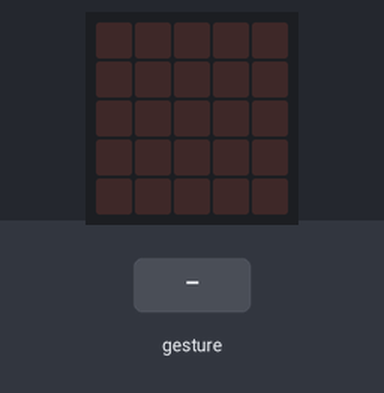
A program run on a simulated BBC micro:bit (MakeCode). Parts: the board's 5×5 LED display. The inputs (shaded band) are chosen by the test bench. Random numbers come from a fixed seed; a tilt is held for 1.5 s and a shake lasts 1 s, then the board lies face up again.

Above: at 1.2 s.
1.3 s: gesture 'shake'
At 1.9 s:
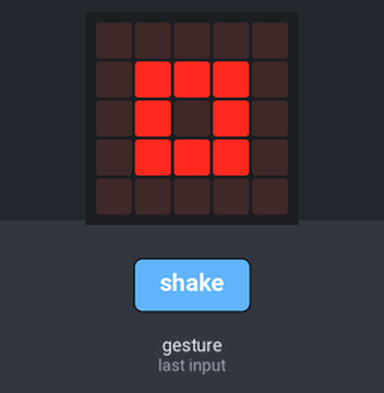
3.0 s: gesture 'shake'
At 4.4 s:
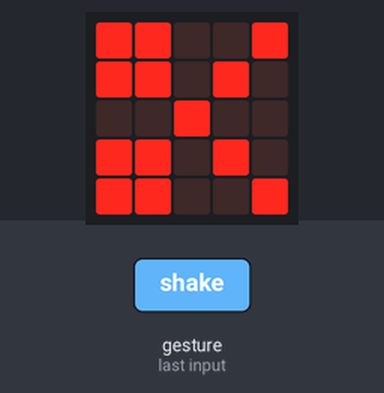
Timing chart, 0 to 6.0 s (numbered marks = the images above; inputs shaded):
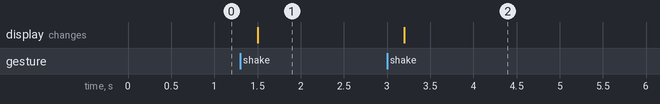

The program:

main.ts
```typescript
let mao = 0
input.onGesture(Gesture.Shake, function () {
    mao = randint(1, 3)
    if (mao == 1) {
        basic.showIcon(IconNames.SmallSquare)
    } else if (mao == 2) {
        basic.showIcon(IconNames.Square)
    } else {
        basic.showIcon(IconNames.Scissors)
    }
})
```

test.ts
```typescript
// testes vão aqui; isto não será compilado quando este pacote for usado como uma extensão.
```

Measured:
- after the input at 1.3 s, the display: changes after 0.20 s (image 1)
- after the input at 3.0 s, the display: changes after 0.20 s (image 2)
